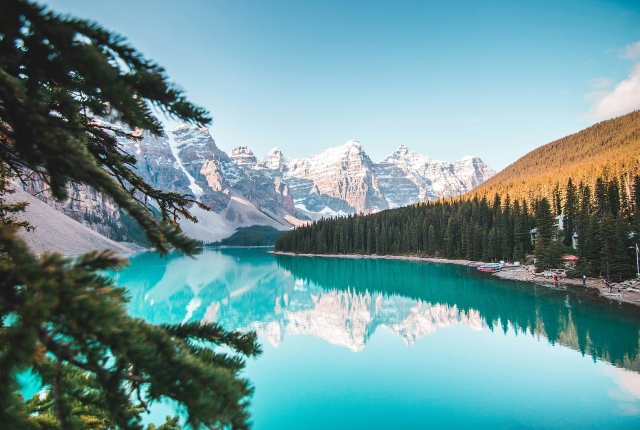
#> input picture Lab1_image-representation/pexels-jaime-reimer-1376930-2662116.jpg, 1280 x 860 px (shown at 1/2 size)
$ jupyter execute Lab1_1.ipynb   (shell and % lines are left out)
#> lines starting #> are read from the running program, lines starting #| are printed output that depends on the picture
# **Lab 1.1 Image Representation**

[cell 1]
import cv2
import numpy as np
import math
import matplotlib.image as mpimg
import matplotlib.pyplot as plt
import mpl_toolkits

from matplotlib import pyplot as plt
from mpl_toolkits.mplot3d import Axes3D

## **Image Color Order with different libraries**
In this part, you will explore how different libraries interpret and display image colors. Specifically, you will compare Matplotlib and OpenCV libraries for image loading and display.

**Load and Display Images:**
   - Load an image using both Matplotlib `plt.imread()` and OpenCV `cv2.imread()` libraries.
   - Display the images side by side using Matplotlib.

**HINT** : `plt.imread()`,`cv2.imread()`,`fig, axs = plt.subplots(1, 2)`
<details>

<summary>
<font size="3" color="orange">
<b>Expected output</b>
</font>
</summary>

- The output should resemble this, but not be identical

</details>

[cell 2]
### START CODE HERE ###
img1 = "ink_splash.png"
img2 = "pexels-jaime-reimer-1376930-2662116.jpg"

mpl_img = plt.imread(img2)
#> mpl_img is the input picture: shape (860, 1280, 3); mean R, G, B 109.3, 149.1, 151.9
cv_img = cv2.imread(img2)


fig, axs = plt.subplots(1,2)

axs[0].imshow(mpl_img)
axs[1].imshow(cv_img)

fig.show()
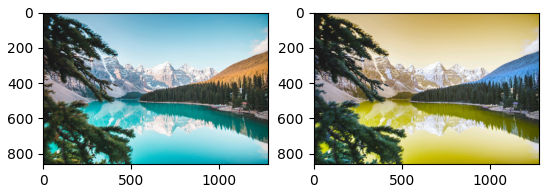
#> figure drawn by matplotlib, 2 panels; B, G, R data is drawn as R, G, B
### END CODE HERE ###

### Opencv [BGR] vs Matplotlib [RGB]
Examine the grayscale representations of individual color channels for each library.
***PLEASE use direct slicing method***

<details>

<summary>
<font size="3" color="orange">
<b>Expected output</b>
</font>
</summary>

- The output should resemble this, but not be identical

</details>

[cell 3]
### START CODE HERE ###
fig, axs = plt.subplots(2, 4)

axs[0, 0].imshow(cv_img)
cv_title = ["B", "G", "R"]
for i in range(1, 4):
    axs[0, i].imshow(cv_img[:,:,i - 1], cmap='gray')
    axs[0, i].set_title(cv_title[i - 1])

mpl_title = ["R", "G", "B"]
axs[1, 0].imshow(mpl_img)
for i in range(1, 4):
    axs[1, i].imshow(mpl_img[:,:,i - 1], cmap='gray')
    axs[1, i].set_title(mpl_title[i - 1])

plt.show()
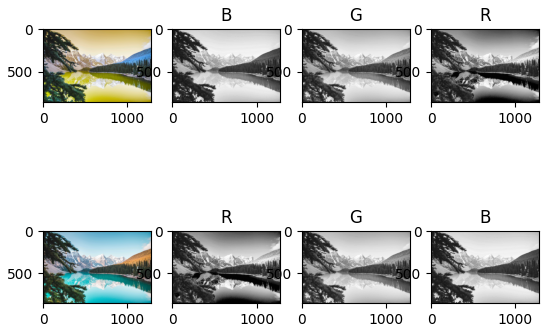
#> figure drawn by matplotlib, 8 panels; B, G, R data is drawn as R, G, B
### END CODE HERE ###

##### Opencv BGR -> RGB
Compare the images displayed after conversion using both methods (`cv2.cvtColor()` and `direct slicing`).

Use `cv2.cvtColor()`
<details>

<summary>
<font size="3" color="orange">
<b>Expected output</b>
</font>
</summary>

- The output should resemble this, but not be identical

</details>

[cell 4]
### START CODE HERE ###
cv_img_rgb = cv2.cvtColor(cv_img, cv2.COLOR_BGR2RGB)
plt.imshow(cv_img_rgb)
### END CODE HERE ###

Use `direct slicing method (array[...])`
<details>

<summary>
<font size="3" color="orange">
<b>Expected output</b>
</font>
</summary>

- The output should resemble this, but not be identical

</details>

[cell 5]
### START CODE HERE ###
cv_img_rgb2 = cv_img[:,:,::-1]
plt.imshow(cv_img_rgb2)
### END CODE HERE ###

## **Image Reshape**

Implement the code to tranform the image from ***channels last (HWC) to channels first (CHW)***.<br>

**NumPy Transpose**<br>
Compare the difference between :
- `np.transpose()`
- `np.transpose(,(2,0,1))`

<details>

<summary>
<font size="3" color="orange">
<b>Expected output</b>
</font>
</summary>

- The output should resemble this, but not be identical
- The image display only the Red channel.

```
np.transpose(mpl_img) => Before : (3265, 4898, 3) | After : (3, 4898, 3265)
np.transpose(mpl_img,(2,0,1)) => Before : (3265, 4898, 3) | After : (3, 3265, 4898)
```

</details>

[cell 6]
### START CODE HERE ###
reshaped_trade_trans = np.transpose(mpl_img)
print('np.transpose(mpl_img) => Before :',mpl_img.shape,'| After :',reshaped_trade_trans.shape)
#| np.transpose(mpl_img) => Before : (860, 1280, 3) | After : (3, 1280, 860)


reshaped_trans = np.transpose(mpl_img, (2,0,1))
print('np.transpose(mpl_img,(2,0,1)) => Before :',mpl_img.shape,'| After :',reshaped_trans.shape)
#| np.transpose(mpl_img,(2,0,1)) => Before : (860, 1280, 3) | After : (3, 860, 1280)


fig, axs = plt.subplots(1, 3)
axs[0].imshow(mpl_img[:,:,0], cmap='gray')
axs[0].set_title("Before")
axs[0].axis('off')
axs[1].imshow(reshaped_trade_trans[0], cmap='gray')
axs[1].set_title("np.transpose(mpl_img)")
axs[1].axis('off')
axs[2].imshow(reshaped_trans[0], cmap='gray')
axs[2].set_title("np.transpose(mpl_img,(2,0,1))")
axs[2].axis('off')

plt.show()
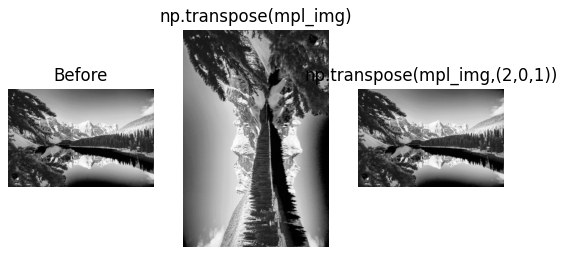
#> figure drawn by matplotlib, 3 panels

### END CODE HERE ###

If you code work properly, the cell below should run without error.

[cell 7]
assert reshaped_trade_trans.shape == (mpl_img.shape[2], mpl_img.shape[1], mpl_img.shape[0]), \
    f"Error: Shape mismatch after traditional transpose. Expected {(mpl_img.shape[1], mpl_img.shape[0], mpl_img.shape[2])}, got {reshaped_trade_trans.shape}"
print("Assertion for traditional transpose passed successfully.")

assert reshaped_trans.shape == (mpl_img.shape[2], mpl_img.shape[0], mpl_img.shape[1]), \
    f"Error: Shape mismatch after specified transpose. Expected {(mpl_img.shape[2], mpl_img.shape[0], mpl_img.shape[1])}, got {reshaped_trans.shape}"
print("Assertion for specified transpose passed successfully.")

**NumPy Reshape**

Use `np.reshape()`. Ensure the new shape is (3, height, width).
<details>

<summary>
<font size="3" color="orange">
<b>Expected output</b>
</font>
</summary>

- The output should resemble this, but not be identical
- The image display only the Red channel.

```
Before : (3265, 4898, 3) | After : (3, 3265, 4898)
```

</details>

[cell 8]
### START CODE HERE ###
reshaped_reshape = np.reshape(mpl_img, (3, 860, 1280))
print('Before :',mpl_img.shape,'| After :',reshaped_reshape.shape)
#| Before : (860, 1280, 3) | After : (3, 860, 1280)

fig, axs = plt.subplots(1, 2)
axs[0].imshow(mpl_img[:,:,0], cmap='gray')
axs[0].set_title("Before")
axs[1].imshow(reshaped_reshape[0], cmap='gray')
axs[1].set_title("np.reshape(mpl_img, (3, 3605, 5407))")

plt.show()
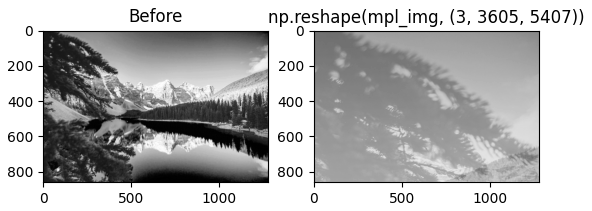
#> figure drawn by matplotlib, 2 panels

### END CODE HERE ###

If you code work properly, the cell below should run without error.

[cell 9]
assert reshaped_reshape.shape == (mpl_img.shape[2], mpl_img.shape[0], mpl_img.shape[1]), \
    f"Error: Shape mismatch after reshape. Expected {(mpl_img.shape[2], mpl_img.shape[0], mpl_img.shape[1])}, got {reshaped_reshape.shape}"
print("Assertion for reshape passed successfully.")

**NumPy moveaxis**

Use `np.moveaxis` to move the channels axis from the last position to the first.
<details>

<summary>
<font size="3" color="orange">
<b>Expected output</b>
</font>
</summary>

- The output should resemble this, but not be identical
- The image display only the Red channel.

```
Before : (3265, 4898, 3) | After : (3, 3265, 4898)
```

</details>

[cell 10]
### START CODE HERE ###
reshaped_mvx = np.moveaxis(mpl_img, 2, 0)

fig, axs = plt.subplots(1, 2)
axs[0].imshow(mpl_img[:,:,0], cmap='gray')
axs[0].set_title("Before")
axs[1].imshow(reshaped_mvx[0], cmap='gray')
axs[1].set_title("np.moveaxis(mpl_img, 2, 0)")

plt.show()
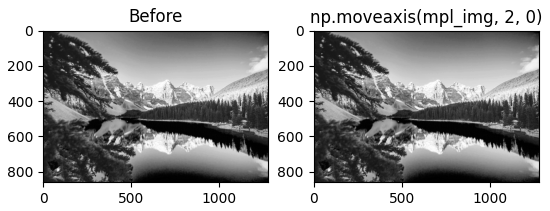
#> figure drawn by matplotlib, 2 panels

### END CODE HERE ###

If you code work properly, the cell below should run without error.

[cell 11]
assert reshaped_mvx.shape == (mpl_img.shape[2], mpl_img.shape[0], mpl_img.shape[1]), \
    f"Error: Shape mismatch after np.moveaxis. Expected {(mpl_img.shape[2], mpl_img.shape[0], mpl_img.shape[1])}, got {reshaped_mvx.shape}"
print("Assertion for np.moveaxis passed successfully.")

## **Reduce Bit Depth using Quantization**
In this part, you will explore how to reduce the bit depth of an image using quantization. Quantization is a technique used to map pixel values from a continuous range to a smaller set of discrete values, effectively reducing the number of bits used to represent each pixel.
$$
\begin{align*}
Q_{level} &= 2^{bit dept} - 1\\
Q &= floor(NormValue(S_i) * Q_{level})\\
Q &= floor((\frac{S_i-S_{min}}{S_{max}-S_{min}})*Q_{level})
\end{align*}
$$

Please complete the function below.

<details>

<summary>
<font size="3" color="orange">
<b>Expected output</b>
</font>
</summary>

- The output should resemble this, but not be identical

</details>

[cell 12]
### START CODE HERE ###

def quantize(img, bit_dept):
    mx = np.max(img)
    mn = np.min(img)
    def Q(x):
        return ((x-mn)/(mx-mn)*(2**(bit_dept) - 1))//1
    return np.apply_along_axis(Q, 0, img)

### END CODE HERE ###

[cell 13]
### START CODE HERE ###
gray_img = cv2.cvtColor(cv_img, cv2.COLOR_RGB2GRAY)
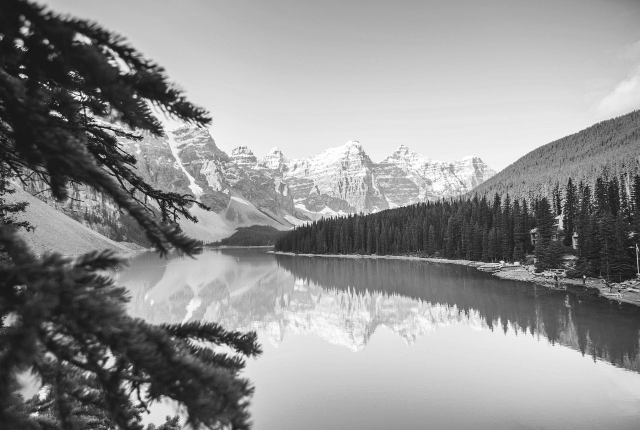
#> gray_img: shape (860, 1280) (shown at 1/2 size); min 7, max 255, mean 145.4
bd8 = quantize(gray_img, 8)
#> in quantize, `mx = np.max(img)`: mx = 255
#> in quantize, `mn = np.min(img)`: mn = 7
bd4 = quantize(gray_img, 4)

fig, axs = plt.subplots(1, 2)
axs[0].imshow(bd8, cmap='gray')
axs[0].set_title("bit dept = 8")
axs[1].imshow(bd4, cmap='gray')
axs[1].set_title("bit dept = 4")

### END CODE HERE ###

If you code work properly, the cell below should run without error.

[cell 14]
max_value_bd8 = 2**8 - 1
max_value_bd4 = 2**4 - 1

assert np.min(bd8) >= 0 and np.max(bd8) <= max_value_bd8, \
    f"Error: Values in bd8 are out of expected range 0-{max_value_bd8}. Got min={np.min(bd8)}, max={np.max(bd8)}"
assert np.min(bd4) >= 0 and np.max(bd4) <= max_value_bd4, \
    f"Error: Values in bd4 are out of expected range 0-{max_value_bd4}. Got min={np.min(bd4)}, max={np.max(bd4)}"

## **3D Image Surface**

use `plot_surface()` to plot the image in 3D space, where the z-axis represents the normalized pixel intensity values.

<details>

<summary>
<font size="3" color="orange">
<b>Expected output</b>
</font>
</summary>

- The output should resemble this, but not be identical

</details>

[cell 15]
### START CODE HERE ###
cv_img_gray = cv2.cvtColor(mpl_img, cv2.COLOR_RGB2GRAY)
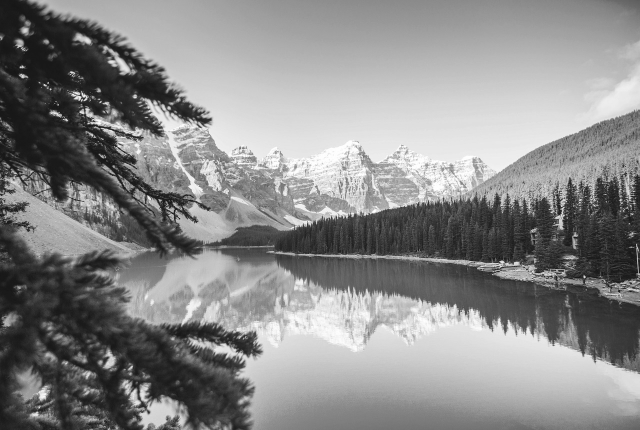
#> cv_img_gray: shape (860, 1280) (shown at 1/2 size); min 10, max 255, mean 137.5
width = cv_img_gray.shape[0]
#> width = 860
height = cv_img_gray.shape[1]
#> height = 1280

xx, yy = np.mgrid[0:width, 0:height]

fig = plt.figure()
ax = fig.add_subplot(111, projection='3d')


ax.plot_surface(yy, xx, cv_img_gray/255, cmap='gray')
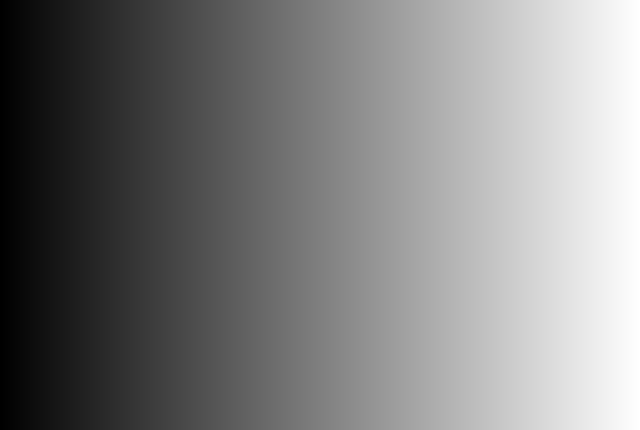
#> yy: shape (860, 1280) int64 (shown at 1/2 size); min 0, max 1279, mean 639.5; drawn with min black and max white


plt.show()
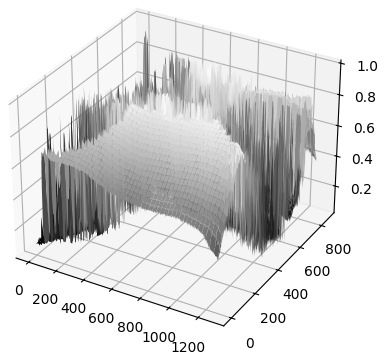
#> figure drawn by matplotlib, 1 panel
### END CODE HERE ###

---

## **Question**
1. How to perform manual color conversion (using only array slicing) of image array read from openCV (BGR) to RGB?<br>
= reverse arr[:, :, ::-1] so BGR -> RGB
2. How to perform manual conversion (using only array slicing) of image array from channel last to channel first?<br>
= สร้าง array ใหม่ขึ้นมา แล้วนำแต่ละ channel มาเรียงกัน np.array([mpl_img[:, :, 0], mpl_img[:, :, 1], mpl_img[:, :, 2]])
3. Why does np.reshape destroy the image integrity?<br>
= เมื่อจำนวน pixel ของรูปเปลี่ยนไป np.reshape จึงจำเป็นต้องเติม pixel หรือลบ pixel บางส่วน เพื่อให้ได้ขนาดที่ต้องการ

[cell 16]
mpl_img.shape

new = np.array([mpl_img[:,:,0], mpl_img[:, :, 1], mpl_img[:, :, 2]])
new.shape
#> Out = (3, 860, 1280)
